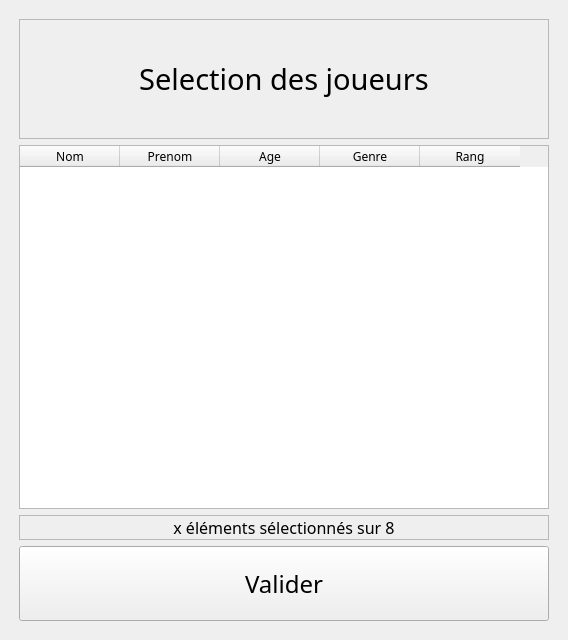
<?xml version="1.0" encoding="UTF-8"?>
<ui version="4.0">
 <class>MainWindow</class>
 <widget class="QMainWindow" name="MainWindow">
  <property name="geometry">
   <rect>
    <x>0</x>
    <y>0</y>
    <width>568</width>
    <height>640</height>
   </rect>
  </property>
  <property name="font">
   <font>
    <family>Segoe UI Semibold</family>
   </font>
  </property>
  <property name="windowTitle">
   <string>MainWindow</string>
  </property>
  <widget class="QWidget" name="centralwidget">
   <layout class="QGridLayout" name="gridLayout">
    <item row="0" column="0">
     <layout class="QVBoxLayout" name="verticalLayout">
      <property name="leftMargin">
       <number>10</number>
      </property>
      <property name="topMargin">
       <number>10</number>
      </property>
      <property name="rightMargin">
       <number>10</number>
      </property>
      <property name="bottomMargin">
       <number>10</number>
      </property>
      <item>
       <widget class="QLabel" name="label">
        <property name="sizePolicy">
         <sizepolicy hsizetype="Minimum" vsizetype="Minimum">
          <horstretch>0</horstretch>
          <verstretch>0</verstretch>
         </sizepolicy>
        </property>
        <property name="minimumSize">
         <size>
          <width>0</width>
          <height>120</height>
         </size>
        </property>
        <property name="font">
         <font>
          <family>Noto Sans</family>
          <pointsize>22</pointsize>
         </font>
        </property>
        <property name="frameShape">
         <enum>QFrame::StyledPanel</enum>
        </property>
        <property name="text">
         <string>Selection des joueurs</string>
        </property>
        <property name="alignment">
         <set>Qt::AlignCenter</set>
        </property>
       </widget>
      </item>
      <item>
       <widget class="QTableWidget" name="tableWidget">
        <property name="sizeAdjustPolicy">
         <enum>QAbstractScrollArea::AdjustIgnored</enum>
        </property>
        <property name="editTriggers">
         <set>QAbstractItemView::AnyKeyPressed|QAbstractItemView::SelectedClicked</set>
        </property>
        <property name="dragDropOverwriteMode">
         <bool>false</bool>
        </property>
        <property name="alternatingRowColors">
         <bool>true</bool>
        </property>
        <property name="selectionMode">
         <enum>QAbstractItemView::MultiSelection</enum>
        </property>
        <property name="selectionBehavior">
         <enum>QAbstractItemView::SelectRows</enum>
        </property>
        <property name="gridStyle">
         <enum>Qt::SolidLine</enum>
        </property>
        <property name="disable_select" stdset="0">
         <bool>false</bool>
        </property>
        <column>
         <property name="text">
          <string>Nom</string>
         </property>
        </column>
        <column>
         <property name="text">
          <string>Prenom</string>
         </property>
        </column>
        <column>
         <property name="text">
          <string>Age</string>
         </property>
        </column>
        <column>
         <property name="text">
          <string>Genre</string>
         </property>
        </column>
        <column>
         <property name="text">
          <string>Rang</string>
         </property>
        </column>
       </widget>
      </item>
      <item>
       <widget class="QLabel" name="nb_player_sel">
        <property name="font">
         <font>
          <pointsize>12</pointsize>
         </font>
        </property>
        <property name="frameShape">
         <enum>QFrame::StyledPanel</enum>
        </property>
        <property name="text">
         <string>x éléments sélectionnés sur 8</string>
        </property>
        <property name="alignment">
         <set>Qt::AlignCenter</set>
        </property>
       </widget>
      </item>
      <item>
       <widget class="QPushButton" name="back">
        <property name="minimumSize">
         <size>
          <width>0</width>
          <height>75</height>
         </size>
        </property>
        <property name="font">
         <font>
          <family>Noto Sans Light</family>
          <pointsize>18</pointsize>
         </font>
        </property>
        <property name="text">
         <string>Valider</string>
        </property>
       </widget>
      </item>
     </layout>
    </item>
   </layout>
  </widget>
 </widget>
 <resources/>
 <connections/>
</ui>
